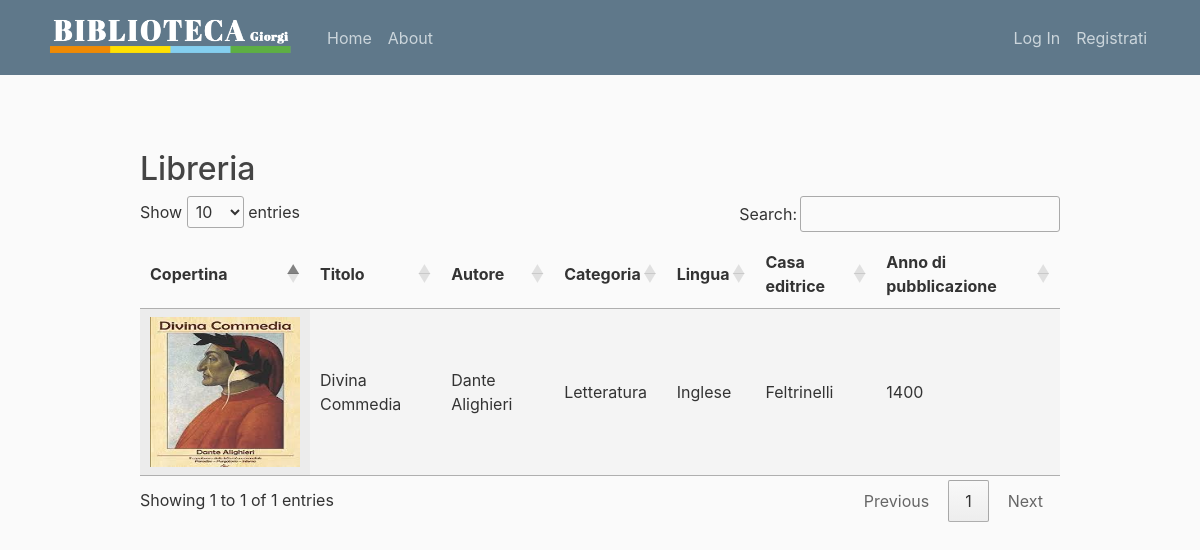
/libreria/, run on the app's committed database.
### libreria/models.py (models this page shows, shortened)
class Libro(models.Model):
    copertina = models.ImageField(default='default.jpg')
    title = models.CharField(max_length=100)
    description = models.TextField()
    data_publication = models.IntegerField(validators=[MinValueValidator(1000), MaxValueValidator(datetime.now().year)])
    casa_editrice = models.ForeignKey(Casa_editrice , on_delete=models.PROTECT, default=None)
    lingua = models.ForeignKey(Lingua , on_delete=models.PROTECT, default=None)
    isbn = models.IntegerField(null=True, default=0)
    disponibile = models.BooleanField(default=True)

class LibroAutore(models.Model):
    libro = models.ForeignKey(Libro, on_delete=models.CASCADE)
    autore = models.ForeignKey(Autore, on_delete=models.CASCADE)

class Autore(models.Model):
    nome = models.CharField(max_length=100)
    cognome = models.CharField(max_length=100)

class LibroTag(models.Model):
    libro = models.ForeignKey(Libro, on_delete=models.CASCADE)
    tag  = models.ForeignKey(Tag, on_delete=models.CASCADE)

class Tag(models.Model):
    nome = models.CharField(max_length=100)

class Lingua(models.Model):
    lang_code = models.CharField(max_length=100)
    def __str__(self):
        return f"{self.lang_code}"

class Casa_editrice(models.Model):
    nome = models.CharField(max_length=100)
    nazionalita = models.CharField(max_length=100)
    def __str__(self):
        return f"{self.nome}"

### libreria/views.py (the view)
# urls.py: 2. Add a URL to urlpatterns:  path('', views.home, name='home')
def home(request):
    libri = Libro.objects.prefetch_related("libroautore_set__autore").all()
    return render(request, 'libreria/home.html', {'libri': libri})

### libreria/templates/libreria/home.html (shortened to what this page needs)
{% extends "libreria/base.html" %}
{% block content %}
<head>
    <meta charset="UTF-8">
    <link rel="stylesheet" type="text/css" href="https://cdn.datatables.net/1.10.24/css/jquery.dataTables.css">
</head>
<body>
    <h2>Libreria</h2>
    <table id="libri" class="display" style="width:100%">
        <thead>
            <tr>
                <th>Copertina</th>
                <th>Titolo</th>
                <th>Autore</th>
                <th>Categoria</th>
                <th>Lingua</th>
                <th>Casa editrice</th>
                <th>Anno di pubblicazione</th>
            </tr>
        </thead>
        <tbody>
            {% for libro in libri %}
            <tr>
                <td><a href="{% url 'libro-detail' libro.id %}"><img src="{{ libro.copertina.url }}" alt="" style="width: 150px; height: 150px;"></td>
                <td>{{ libro.title }}</td>
                <td>
                    {% for libroautore in libro.libroautore_set.all %}
                        {{ libroautore.autore.nome }} {{ libroautore.autore.cognome }}{% if not forloop.last %}, {% endif %}
                    {% endfor %}
                </td>
                <td>
                    {% for librotag in libro.librotag_set.all %}
                        {{ librotag.tag.nome }} {% if not forloop.last %}, {% endif %}
                    {% endfor %}
                </td>
                <td>{{ libro.lingua }}</td>
                <td>{{ libro.casa_editrice }}</td>
                <td>{{ libro.data_publication }}</td>
            </tr>
            {% endfor %}
        </tbody>
    </table>
</body>
{% endblock content %}

### libreria/static/libreria/oldmain.css (style rules this page uses)
body { background: #fafafa; color: #333333; margin-top: 5rem; }
h1, h2, h3, h4, h5, h6 { color: #444444; }

### data on the page
Libro: copertina (picture), title "Divina Commedia", lingua "Inglese", casa_editrice "Feltrinelli", data_publication "1400"
LibroAutore: autore.nome "Dante", autore.cognome "Alighieri"
LibroTag: tag.nome "Letteratura"
